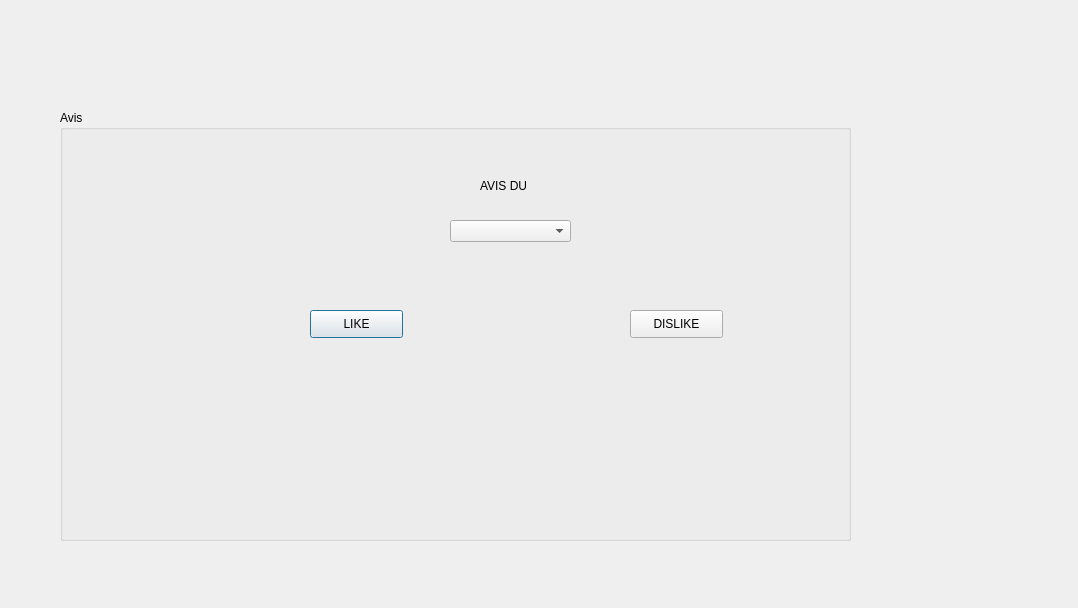
<?xml version="1.0" encoding="UTF-8"?>
<ui version="4.0">
 <class>GestionAvis</class>
 <widget class="QDialog" name="GestionAvis">
  <property name="geometry">
   <rect>
    <x>0</x>
    <y>0</y>
    <width>1078</width>
    <height>608</height>
   </rect>
  </property>
  <property name="windowTitle">
   <string>Dialog</string>
  </property>
  <widget class="QPushButton" name="pushButton">
   <property name="geometry">
    <rect>
     <x>310</x>
     <y>310</y>
     <width>93</width>
     <height>28</height>
    </rect>
   </property>
   <property name="text">
    <string>LIKE</string>
   </property>
  </widget>
  <widget class="QGroupBox" name="groupBox">
   <property name="geometry">
    <rect>
     <x>60</x>
     <y>110</y>
     <width>791</width>
     <height>431</height>
    </rect>
   </property>
   <property name="title">
    <string>Avis</string>
   </property>
   <widget class="QComboBox" name="comboBox">
    <property name="geometry">
     <rect>
      <x>390</x>
      <y>110</y>
      <width>121</width>
      <height>22</height>
     </rect>
    </property>
   </widget>
  </widget>
  <widget class="QLabel" name="label">
   <property name="geometry">
    <rect>
     <x>480</x>
     <y>140</y>
     <width>81</width>
     <height>91</height>
    </rect>
   </property>
   <property name="text">
    <string>AVIS DU</string>
   </property>
  </widget>
  <widget class="QPushButton" name="pushButton_2">
   <property name="geometry">
    <rect>
     <x>630</x>
     <y>310</y>
     <width>93</width>
     <height>28</height>
    </rect>
   </property>
   <property name="text">
    <string>DISLIKE</string>
   </property>
  </widget>
  <zorder>groupBox</zorder>
  <zorder>pushButton</zorder>
  <zorder>label</zorder>
  <zorder>pushButton_2</zorder>
 </widget>
 <resources/>
 <connections/>
</ui>
